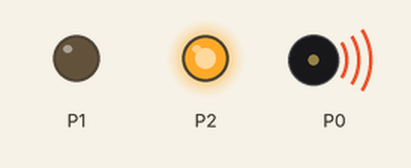
The program below on a simulated BBC micro:bit (MakeCode). Parts: output pins drawn as LEDs (lit = HIGH), buzzer (waves = sounding). Pins used as bus, display or sensor lines are not drawn.

Above: at 0.05 s.
At 1.0 s:
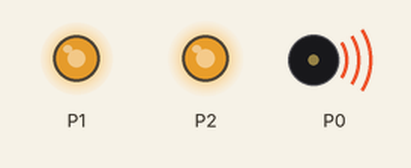
Timing chart, 0 to 3.0 s (numbered marks = the images above):
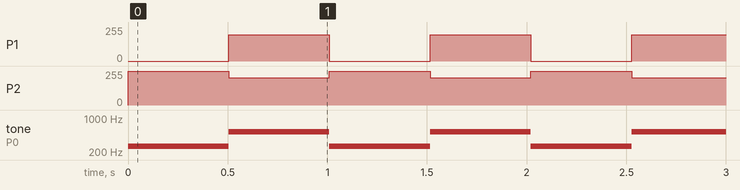

Measured:
- by itself, P1: alternates 196/255 for 0.51 s and 0/255 for 0.51 s
- by itself, P2: alternates 254/255 for 0.51 s and 204/255 for 0.51 s
- by itself, tone on P0: alternates 523 Hz for 0.51 s and 262 Hz for 0.51 s

The program:

main.ts
```typescript
function RGB_LED (red: number, green: number, blue: number, nms: number) {
    i_red = red * 4
    i_green = green * 4
    i_blue = blue * 4
    pins.analogWritePin(AnalogPin.P0, i_red)
    pins.analogWritePin(AnalogPin.P1, i_green)
    pins.analogWritePin(AnalogPin.P2, i_blue)
}
let i_blue = 0
let i_green = 0
let i_red = 0
while (true) {
    RGB_LED(255, 0, 0, 1000)
    RGB_LED(0, 255, 0, 1000)
    RGB_LED(0, 0, 255, 1000)
    RGB_LED(255, 255, 0, 1000)
    RGB_LED(255, 0, 255, 1000)
    music.playTone(262, music.beat(BeatFraction.Whole))
    RGB_LED(192, 255, 62, 1000)
    RGB_LED(148, 0, 211, 1000)
    RGB_LED(188, 238, 0, 1000)
    RGB_LED(0, 197, 205, 1000)
    music.playTone(523, music.beat(BeatFraction.Whole))
}
```

test.ts
```typescript
// 在此处测试；当此软件包作为插件使用时，将不会编译此软件包。
```
